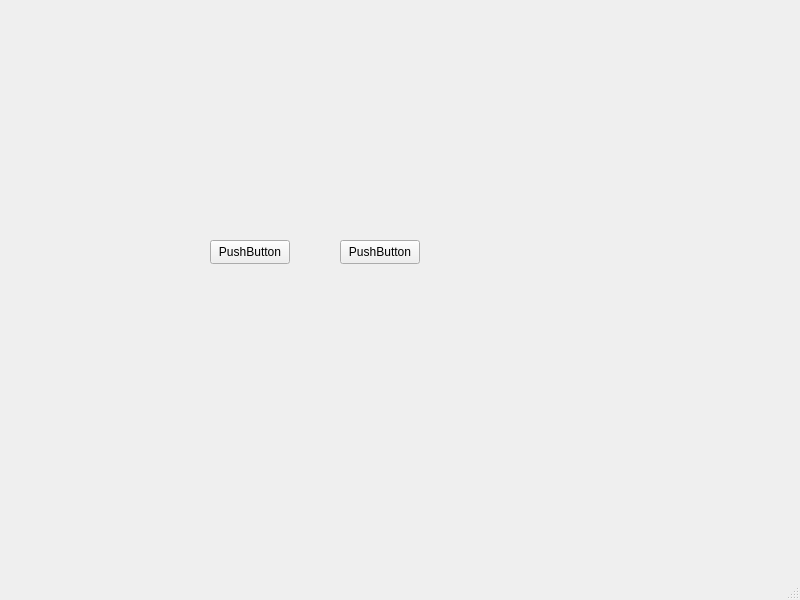
<?xml version="1.0" encoding="UTF-8"?>
<ui version="4.0">
 <class>MainWindow</class>
 <widget class="QMainWindow" name="MainWindow">
  <property name="geometry">
   <rect>
    <x>0</x>
    <y>0</y>
    <width>800</width>
    <height>600</height>
   </rect>
  </property>
  <property name="windowTitle">
   <string>MainWindow</string>
  </property>
  <widget class="QWidget" name="centralwidget">
   <widget class="QPushButton" name="pushButton">
    <property name="geometry">
     <rect>
      <x>210</x>
      <y>240</y>
      <width>80</width>
      <height>24</height>
     </rect>
    </property>
    <property name="text">
     <string>PushButton</string>
    </property>
   </widget>
   <widget class="QPushButton" name="pushButton_2">
    <property name="geometry">
     <rect>
      <x>340</x>
      <y>240</y>
      <width>80</width>
      <height>24</height>
     </rect>
    </property>
    <property name="text">
     <string>PushButton</string>
    </property>
   </widget>
  </widget>
  <widget class="QMenuBar" name="menubar">
   <property name="geometry">
    <rect>
     <x>0</x>
     <y>0</y>
     <width>800</width>
     <height>21</height>
    </rect>
   </property>
  </widget>
  <widget class="QStatusBar" name="statusbar"/>
 </widget>
 <resources/>
 <connections/>
</ui>
